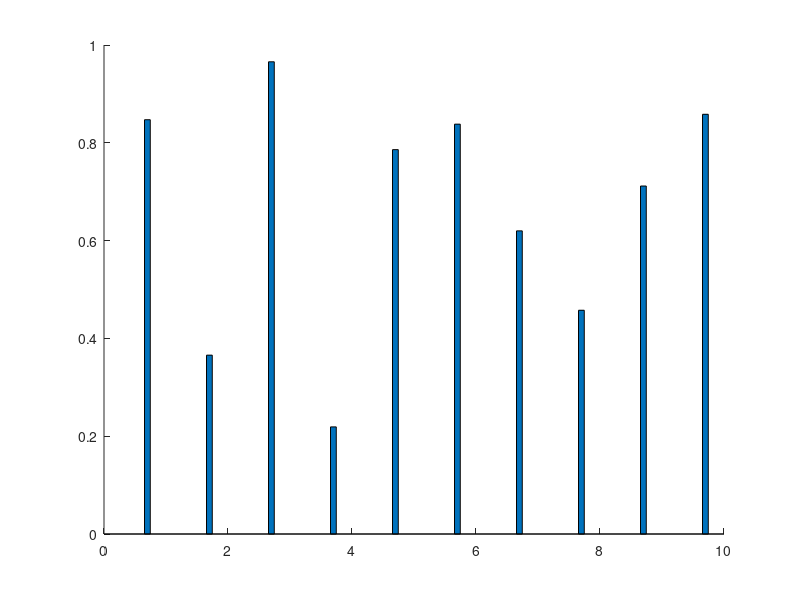

The MATLAB source for this figure: (Note: this script raises an error after producing the figure.)
% % Resilience bar charts for MEPS conference paper
% % Molly Kelly-Gorham 5/21/2019
% 
% clear
% 
% % Original 39 bus p1 sampling.
% % data1 = xlsread('..\results\experiments\9\res_out_case39_p1_4_lines.csv');
% % data2 = xlsread('..\results\experiments\9\res_out_case39_05PV_p1_4_lines.csv');
% % data3 = xlsread('..\results\experiments\9\res_out_case39_20PV_p1_4_lines.csv');
% 
% % costs1 = xlsread('..\results\experiments\9\res_out_case39_p1_4.csv');
% % costs2 = xlsread('..\results\experiments\9\res_out_case39_05PV_p1_4.csv');
% % costs3 = xlsread('..\results\experiments\9\res_out_case39_20PV_p1_4.csv');
% 
% % N-1 Secure 39 bus p1 sampling.
% data1 = xlsread('..\results\experiments\9\res_out_case39_n-1_p1_4_lines.csv');
% data2 = xlsread('..\results\experiments\9\res_out_case39_n-1_05PV_p1_4_lines.csv');
% data3 = xlsread('..\results\experiments\9\res_out_case39_n-1_20PV_p1_4_lines.csv');
% 
% lines1 = data1(:,1);
% lines2 = data2(:,1);
% lines3 = data3(:,1);
% 
% 
% time1 = data1(:,2);
% time2 = data2(:,2);
% time3 = data3(:,2);
% 
% ls1 = data1(:,3);
% ls2 = data2(:,3);
% ls3 = data3(:,3);
% 
% costs1 = xlsread('..\results\experiments\9\res_out_case39_n-1_p1_4.csv');
% costs2 = xlsread('..\results\experiments\9\res_out_case39_n-1_05PV_p1_4.csv');
% costs3 = xlsread('..\results\experiments\9\res_out_case39_n-1_20PV_p1_4.csv');
% 
% costs1(isnan(costs1))=0;
% costs2(isnan(costs2))=0;
% costs3(isnan(costs3))=0;
% 
% % find eens for different sized events
% short = [0,10];
% long =  [10,max([time1; time2; time3])];
% smallMW = [0 10];
% largeMW = [10:max([costs1; costs2; costs3]);
% 
% d(1,1) = sort_data2(short,time1,smallMW,ls1,costs1);
% d(1,2) = sort_data2(short,time1,largeMW,ls1,costs1);
% d(1,3) = sort_data2(long,time1,smallMW,ls1,costs1);
% d(1,4) = sort_data2(long,time1,largeMW,ls1,costs1);
% 
% d(2,1) = sort_data2(short, time2, smallMW,ls2, costs2);
% d(2,2) = sort_data2(short,time2,largeMW,ls2,costs2);
% d(2,3) = sort_data2(long,time2,smallMW,ls2,costs2);
% d(2,4) = sort_data2(long,time2,largeMW,ls2,costs2);
% 
% d(3,1) = sort_data2(short, time3, smallMW, ls3, costs3);
% d(3,2) = sort_data2(short,time3,largeMW,ls3,costs3);
% d(3,3) = sort_data2(long,time3,smallMW,ls3,costs3);
% d(3,4) = sort_data2(long,time3,largeMW,ls3,costs3);
% 
% figure
% bar(d')
% hold on
% legend("original", "+5% load in DG", "+20% load in DG")
% xlabel(['small                  ' 'medium                 ' 'large'])
% set(gca,'xticklabels',[])
% ylabel('EENS (MWh)')
% set(gca, 'fontsize',13)
% legend boxoff
% box off
% hold off

data2D = rand(10,6);
H=bar(data2D, 'stack');
P=findobj(gca,'type','patch');
myC= [0 0 1
    1 0 0
    1 0.4 0
    0 0.8 1
    0.6 0 1
    0 1 0 ];
for n= 1 : length(P) 
    set(P(n),'facecolor',myC(n,:));
end
AX=legend(H, {'a','b','c','d','e','f'}, 'Location','Best');
LEG = findobj(AX,'type','text');
set(LEG,'FontSize',8);




% % find the pdf
% [x1,pdf1] = emperical_pdf(costs1,80);
% [x2,pdf2] = emperical_pdf(costs2,80);
% [x3,pdf3] = emperical_pdf(costs3,80);
% 
% % make ccdf
% N = length(costs1);
% Pr=(N:-1:1)/N;
% sorted_costs1 = sort(costs1);
% sorted_costs2 = sort(costs2);
% sorted_costs3 = sort(costs3);
% for jj = 1:N
%     if sorted_costs1(jj)<0.001 || isnan(sorted_costs1(jj))
%     sorted_costs1(jj) = 0;
%     end
%     if sorted_costs2(jj)<0.001 || isnan(sorted_costs2(jj))
%         sorted_costs2(jj) = 0;
%     end
%     if sorted_costs3(jj)<0.001 || isnan(sorted_costs3(jj))
%         sorted_costs3(jj) = 0;
%     end
% end
% 
% figure
% semilogx(sorted_costs1,Pr)
% hold on
% % title("CCDF of Resilience of N-1 secure 39 bus cases")
% semilogx(sorted_costs2,Pr)
% semilogx(sorted_costs3,Pr)
% legend("original", "+5% load in DG", "+20% load in DG")
% ylabel("Prob(Energy lost \geq ENS)")
% set(gca, 'fontsize',13)
% xlim([1 10^7.5])
% box off
% legend boxoff
% set(gca,'xticklabels',[])
% hold off
